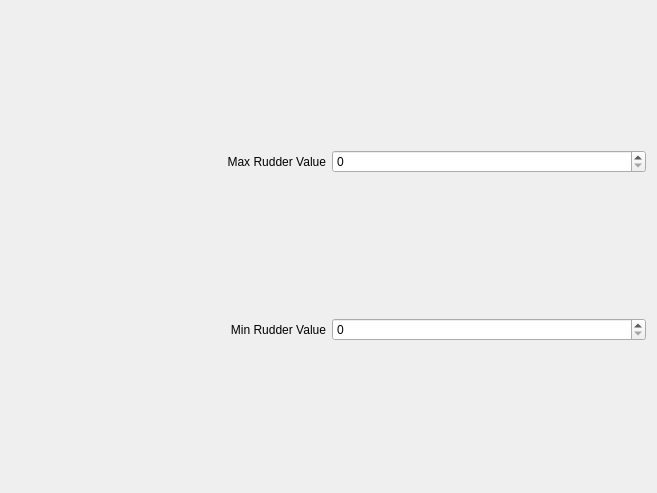
             <widget class="QWidget" name="scrollAreaWidgetContents_6">
              <property name="geometry">
               <rect>
                <x>0</x>
                <y>0</y>
                <width>657</width>
                <height>493</height>
               </rect>
              </property>
              <layout class="QGridLayout" name="gridLayout_14">
               <item row="0" column="0">
                <layout class="QHBoxLayout" name="horizontalLayout_38">
                 <item>
                  <widget class="QLabel" name="label_38">
                   <property name="text">
                    <string>Max Rudder Value</string>
                   </property>
                   <property name="alignment">
                    <set>Qt::AlignRight|Qt::AlignTrailing|Qt::AlignVCenter</set>
                   </property>
                  </widget>
                 </item>
                 <item>
                  <widget class="QSpinBox" name="MaxRudderValue">
                   <property name="maximum">
                    <number>255</number>
                   </property>
                  </widget>
                 </item>
                </layout>
               </item>
               <item row="1" column="0">
                <layout class="QHBoxLayout" name="horizontalLayout_39">
                 <item>
                  <widget class="QLabel" name="label_39">
                   <property name="text">
                    <string>Min Rudder Value</string>
                   </property>
                   <property name="alignment">
                    <set>Qt::AlignRight|Qt::AlignTrailing|Qt::AlignVCenter</set>
                   </property>
                  </widget>
                 </item>
                 <item>
                  <widget class="QSpinBox" name="MinRudderValue">
                   <property name="maximum">
                    <number>255</number>
                   </property>
                  </widget>
                 </item>
                </layout>
               </item>
              </layout>
             </widget>
